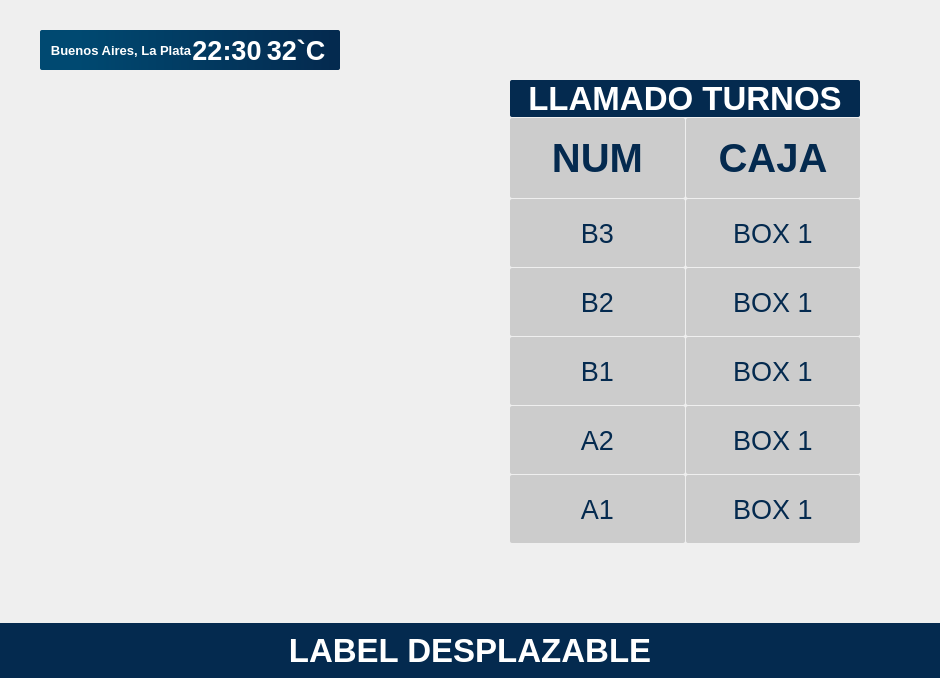
<?xml version="1.0" encoding="UTF-8"?>
<ui version="4.0">
 <class>MainWindow</class>
 <widget class="QMainWindow" name="MainWindow">
  <property name="geometry">
   <rect>
    <x>0</x>
    <y>0</y>
    <width>940</width>
    <height>678</height>
   </rect>
  </property>
  <property name="windowTitle">
   <string>MainWindow</string>
  </property>
  <property name="styleSheet">
   <string notr="true">#borde_top {
	background-color: qlineargradient(spread:pad, x1:0.977, y1:0.636409, x2:0.125, y2:0.636636, stop:0 rgba(4, 42, 79,255), stop:1 rgba(0, 73, 113,255));
	border-radius:2px;
}
#borde_top QLabel{
	color:white;
}

#widget{
	background-image: url(:/img/src/img/grisSinFondo.jpg);
}



#borde_imagen{
	border-image: url(:/img/src/img/fondo_sin.jpg);
	border-radius:10px;
}

#imagen{
	
	border-image: url(:/img/src/img/logo.jpeg);
	
}
#titulo_llamado{
	background-color: rgb(4, 42, 79);
	color:white;
	border-radius:2px;
}
#borde_turnos{
	

	border-radius:10px;
	
}

#box_titulo QLabel{
	background-color: rgb(204, 204, 204);

	color:	rgb(4, 42, 79);
	border-radius:2px;

}

#nums QLabel{
	background-color: rgb(204, 204, 204);

	color:	rgb(4, 42, 79);
	border-radius:2px;

}

#borde_bottom{
	background-color: rgb(4, 42, 79);
	color:white;
}
#borde_bottom QLabel{
	background-color: rgb(4, 42, 79);
	color:white;
}

</string>
  </property>
  <widget class="QWidget" name="centralwidget">
   <layout class="QVBoxLayout" name="verticalLayout">
    <property name="spacing">
     <number>0</number>
    </property>
    <property name="leftMargin">
     <number>0</number>
    </property>
    <property name="topMargin">
     <number>0</number>
    </property>
    <property name="rightMargin">
     <number>0</number>
    </property>
    <property name="bottomMargin">
     <number>0</number>
    </property>
    <item>
     <widget class="QWidget" name="widget" native="true">
      <layout class="QVBoxLayout" name="verticalLayout_2">
       <property name="spacing">
        <number>0</number>
       </property>
       <property name="leftMargin">
        <number>0</number>
       </property>
       <property name="topMargin">
        <number>0</number>
       </property>
       <property name="rightMargin">
        <number>0</number>
       </property>
       <property name="bottomMargin">
        <number>0</number>
       </property>
       <item>
        <widget class="QWidget" name="top_box" native="true">
         <property name="sizePolicy">
          <sizepolicy hsizetype="Preferred" vsizetype="Fixed">
           <horstretch>0</horstretch>
           <verstretch>0</verstretch>
          </sizepolicy>
         </property>
         <property name="minimumSize">
          <size>
           <width>0</width>
           <height>50</height>
          </size>
         </property>
         <layout class="QVBoxLayout" name="verticalLayout_12">
          <property name="leftMargin">
           <number>40</number>
          </property>
          <property name="topMargin">
           <number>30</number>
          </property>
          <property name="rightMargin">
           <number>600</number>
          </property>
          <property name="bottomMargin">
           <number>10</number>
          </property>
          <item>
           <widget class="QWidget" name="borde_top" native="true">
            <property name="sizePolicy">
             <sizepolicy hsizetype="Preferred" vsizetype="Preferred">
              <horstretch>0</horstretch>
              <verstretch>0</verstretch>
             </sizepolicy>
            </property>
            <property name="minimumSize">
             <size>
              <width>300</width>
              <height>40</height>
             </size>
            </property>
            <property name="maximumSize">
             <size>
              <width>400</width>
              <height>16777215</height>
             </size>
            </property>
            <layout class="QHBoxLayout" name="horizontalLayout_10">
             <property name="spacing">
              <number>0</number>
             </property>
             <property name="leftMargin">
              <number>10</number>
             </property>
             <property name="topMargin">
              <number>0</number>
             </property>
             <property name="rightMargin">
              <number>10</number>
             </property>
             <property name="bottomMargin">
              <number>0</number>
             </property>
             <item>
              <widget class="QLabel" name="city">
               <property name="font">
                <font>
                 <pointsize>10</pointsize>
                 <bold>true</bold>
                </font>
               </property>
               <property name="text">
                <string>Buenos Aires, La Plata</string>
               </property>
               <property name="alignment">
                <set>Qt::AlignCenter</set>
               </property>
              </widget>
             </item>
             <item>
              <widget class="QLabel" name="time">
               <property name="font">
                <font>
                 <pointsize>20</pointsize>
                 <bold>true</bold>
                </font>
               </property>
               <property name="text">
                <string>22:30</string>
               </property>
               <property name="alignment">
                <set>Qt::AlignCenter</set>
               </property>
              </widget>
             </item>
             <item>
              <widget class="QLabel" name="temp">
               <property name="font">
                <font>
                 <pointsize>20</pointsize>
                 <bold>true</bold>
                </font>
               </property>
               <property name="text">
                <string>32`C</string>
               </property>
               <property name="alignment">
                <set>Qt::AlignCenter</set>
               </property>
              </widget>
             </item>
            </layout>
           </widget>
          </item>
         </layout>
        </widget>
       </item>
       <item>
        <widget class="QWidget" name="fondo" native="true">
         <layout class="QHBoxLayout" name="horizontalLayout">
          <property name="spacing">
           <number>0</number>
          </property>
          <property name="leftMargin">
           <number>0</number>
          </property>
          <property name="topMargin">
           <number>0</number>
          </property>
          <property name="rightMargin">
           <number>0</number>
          </property>
          <property name="bottomMargin">
           <number>0</number>
          </property>
          <item>
           <widget class="QWidget" name="widget_5" native="true">
            <layout class="QVBoxLayout" name="verticalLayout_3">
             <property name="spacing">
              <number>0</number>
             </property>
             <property name="leftMargin">
              <number>40</number>
             </property>
             <property name="topMargin">
              <number>0</number>
             </property>
             <property name="rightMargin">
              <number>40</number>
             </property>
             <property name="bottomMargin">
              <number>100</number>
             </property>
             <item>
              <widget class="QWidget" name="borde_video" native="true">
               <property name="styleSheet">
                <string notr="true"/>
               </property>
               <layout class="QVBoxLayout" name="verticalLayout_4">
                <property name="leftMargin">
                 <number>15</number>
                </property>
                <property name="topMargin">
                 <number>25</number>
                </property>
                <property name="rightMargin">
                 <number>15</number>
                </property>
                <property name="bottomMargin">
                 <number>25</number>
                </property>
                <item>
                 <widget class="QWidget" name="videoWidget" native="true"/>
                </item>
               </layout>
              </widget>
             </item>
            </layout>
           </widget>
          </item>
          <item>
           <widget class="QWidget" name="widget_6" native="true">
            <layout class="QHBoxLayout" name="horizontalLayout_2">
             <property name="spacing">
              <number>0</number>
             </property>
             <property name="leftMargin">
              <number>20</number>
             </property>
             <property name="topMargin">
              <number>0</number>
             </property>
             <property name="rightMargin">
              <number>60</number>
             </property>
             <property name="bottomMargin">
              <number>60</number>
             </property>
             <item>
              <widget class="QWidget" name="borde_turnos" native="true">
               <layout class="QVBoxLayout" name="verticalLayout_5">
                <property name="spacing">
                 <number>0</number>
                </property>
                <property name="leftMargin">
                 <number>20</number>
                </property>
                <property name="topMargin">
                 <number>0</number>
                </property>
                <property name="rightMargin">
                 <number>20</number>
                </property>
                <property name="bottomMargin">
                 <number>20</number>
                </property>
                <item>
                 <widget class="QWidget" name="base_turnos" native="true">
                  <layout class="QVBoxLayout" name="verticalLayout_6">
                   <property name="spacing">
                    <number>0</number>
                   </property>
                   <property name="leftMargin">
                    <number>0</number>
                   </property>
                   <property name="topMargin">
                    <number>0</number>
                   </property>
                   <property name="rightMargin">
                    <number>0</number>
                   </property>
                   <property name="bottomMargin">
                    <number>0</number>
                   </property>
                   <item>
                    <widget class="QWidget" name="base_titulo" native="true">
                     <property name="sizePolicy">
                      <sizepolicy hsizetype="Preferred" vsizetype="Fixed">
                       <horstretch>0</horstretch>
                       <verstretch>0</verstretch>
                      </sizepolicy>
                     </property>
                     <property name="minimumSize">
                      <size>
                       <width>0</width>
                       <height>50</height>
                      </size>
                     </property>
                     <layout class="QVBoxLayout" name="verticalLayout_10">
                      <property name="spacing">
                       <number>1</number>
                      </property>
                      <property name="leftMargin">
                       <number>0</number>
                      </property>
                      <property name="topMargin">
                       <number>0</number>
                      </property>
                      <property name="rightMargin">
                       <number>0</number>
                      </property>
                      <property name="bottomMargin">
                       <number>1</number>
                      </property>
                      <item>
                       <widget class="QLabel" name="titulo_llamado">
                        <property name="font">
                         <font>
                          <pointsize>25</pointsize>
                          <bold>true</bold>
                         </font>
                        </property>
                        <property name="text">
                         <string>LLAMADO TURNOS</string>
                        </property>
                        <property name="alignment">
                         <set>Qt::AlignCenter</set>
                        </property>
                       </widget>
                      </item>
                      <item>
                       <widget class="QWidget" name="box_titulo" native="true">
                        <property name="minimumSize">
                         <size>
                          <width>0</width>
                          <height>80</height>
                         </size>
                        </property>
                        <layout class="QHBoxLayout" name="horizontalLayout_4">
                         <property name="spacing">
                          <number>1</number>
                         </property>
                         <property name="leftMargin">
                          <number>0</number>
                         </property>
                         <property name="topMargin">
                          <number>0</number>
                         </property>
                         <property name="rightMargin">
                          <number>0</number>
                         </property>
                         <property name="bottomMargin">
                          <number>0</number>
                         </property>
                         <item>
                          <widget class="QWidget" name="box_num" native="true">
                           <layout class="QVBoxLayout" name="verticalLayout_8">
                            <property name="spacing">
                             <number>0</number>
                            </property>
                            <property name="leftMargin">
                             <number>0</number>
                            </property>
                            <property name="topMargin">
                             <number>0</number>
                            </property>
                            <property name="rightMargin">
                             <number>0</number>
                            </property>
                            <property name="bottomMargin">
                             <number>0</number>
                            </property>
                            <item>
                             <widget class="QLabel" name="label_num">
                              <property name="font">
                               <font>
                                <pointsize>30</pointsize>
                                <bold>true</bold>
                               </font>
                              </property>
                              <property name="text">
                               <string>NUM</string>
                              </property>
                              <property name="alignment">
                               <set>Qt::AlignCenter</set>
                              </property>
                             </widget>
                            </item>
                           </layout>
                          </widget>
                         </item>
                         <item>
                          <widget class="QWidget" name="box_caja" native="true">
                           <layout class="QVBoxLayout" name="verticalLayout_9">
                            <property name="leftMargin">
                             <number>0</number>
                            </property>
                            <property name="topMargin">
                             <number>0</number>
                            </property>
                            <property name="rightMargin">
                             <number>0</number>
                            </property>
                            <property name="bottomMargin">
                             <number>0</number>
                            </property>
                            <item>
                             <widget class="QLabel" name="label_caja">
                              <property name="font">
                               <font>
                                <pointsize>30</pointsize>
                                <bold>true</bold>
                               </font>
                              </property>
                              <property name="text">
                               <string>CAJA</string>
                              </property>
                              <property name="alignment">
                               <set>Qt::AlignCenter</set>
                              </property>
                             </widget>
                            </item>
                           </layout>
                          </widget>
                         </item>
                        </layout>
                       </widget>
                      </item>
                     </layout>
                    </widget>
                   </item>
                   <item>
                    <widget class="QWidget" name="base_nums" native="true">
                     <layout class="QHBoxLayout" name="horizontalLayout_3">
                      <property name="spacing">
                       <number>0</number>
                      </property>
                      <property name="leftMargin">
                       <number>0</number>
                      </property>
                      <property name="topMargin">
                       <number>0</number>
                      </property>
                      <property name="rightMargin">
                       <number>0</number>
                      </property>
                      <property name="bottomMargin">
                       <number>0</number>
                      </property>
                      <item>
                       <widget class="QWidget" name="nums" native="true">
                        <property name="font">
                         <font>
                          <pointsize>20</pointsize>
                         </font>
                        </property>
                        <layout class="QVBoxLayout" name="verticalLayout_7">
                         <property name="spacing">
                          <number>1</number>
                         </property>
                         <property name="leftMargin">
                          <number>0</number>
                         </property>
                         <property name="topMargin">
                          <number>0</number>
                         </property>
                         <property name="rightMargin">
                          <number>0</number>
                         </property>
                         <property name="bottomMargin">
                          <number>0</number>
                         </property>
                         <item>
                          <widget class="QWidget" name="box_1" native="true">
                           <layout class="QHBoxLayout" name="horizontalLayout_5">
                            <property name="spacing">
                             <number>1</number>
                            </property>
                            <property name="leftMargin">
                             <number>0</number>
                            </property>
                            <property name="topMargin">
                             <number>0</number>
                            </property>
                            <property name="rightMargin">
                             <number>0</number>
                            </property>
                            <property name="bottomMargin">
                             <number>0</number>
                            </property>
                            <item>
                             <widget class="QLabel" name="num1">
                              <property name="font">
                               <font>
                                <pointsize>20</pointsize>
                               </font>
                              </property>
                              <property name="text">
                               <string>B3</string>
                              </property>
                              <property name="alignment">
                               <set>Qt::AlignCenter</set>
                              </property>
                             </widget>
                            </item>
                            <item>
                             <widget class="QLabel" name="caja1">
                              <property name="font">
                               <font>
                                <pointsize>20</pointsize>
                                <bold>false</bold>
                               </font>
                              </property>
                              <property name="text">
                               <string>BOX 1</string>
                              </property>
                              <property name="alignment">
                               <set>Qt::AlignCenter</set>
                              </property>
                             </widget>
                            </item>
                           </layout>
                          </widget>
                         </item>
                         <item>
                          <widget class="QWidget" name="box_2" native="true">
                           <layout class="QHBoxLayout" name="horizontalLayout_6">
                            <property name="spacing">
                             <number>1</number>
                            </property>
                            <property name="leftMargin">
                             <number>0</number>
                            </property>
                            <property name="topMargin">
                             <number>0</number>
                            </property>
                            <property name="rightMargin">
                             <number>0</number>
                            </property>
                            <property name="bottomMargin">
                             <number>0</number>
                            </property>
                            <item>
                             <widget class="QLabel" name="num2">
                              <property name="font">
                               <font>
                                <pointsize>20</pointsize>
                               </font>
                              </property>
                              <property name="text">
                               <string>B2</string>
                              </property>
                              <property name="alignment">
                               <set>Qt::AlignCenter</set>
                              </property>
                             </widget>
                            </item>
                            <item>
                             <widget class="QLabel" name="caja2">
                              <property name="font">
                               <font>
                                <pointsize>20</pointsize>
                               </font>
                              </property>
                              <property name="text">
                               <string>BOX 1</string>
                              </property>
                              <property name="alignment">
                               <set>Qt::AlignCenter</set>
                              </property>
                             </widget>
                            </item>
                           </layout>
                          </widget>
                         </item>
                         <item>
                          <widget class="QWidget" name="box_3" native="true">
                           <layout class="QHBoxLayout" name="horizontalLayout_7">
                            <property name="spacing">
                             <number>1</number>
                            </property>
                            <property name="leftMargin">
                             <number>0</number>
                            </property>
                            <property name="topMargin">
                             <number>0</number>
                            </property>
                            <property name="rightMargin">
                             <number>0</number>
                            </property>
                            <property name="bottomMargin">
                             <number>0</number>
                            </property>
                            <item>
                             <widget class="QLabel" name="num3">
                              <property name="font">
                               <font>
                                <pointsize>20</pointsize>
                               </font>
                              </property>
                              <property name="text">
                               <string>B1</string>
                              </property>
                              <property name="alignment">
                               <set>Qt::AlignCenter</set>
                              </property>
                             </widget>
                            </item>
                            <item>
                             <widget class="QLabel" name="caja3">
                              <property name="font">
                               <font>
                                <pointsize>20</pointsize>
                               </font>
                              </property>
                              <property name="text">
                               <string>BOX 1</string>
                              </property>
                              <property name="alignment">
                               <set>Qt::AlignCenter</set>
                              </property>
                             </widget>
                            </item>
                           </layout>
                          </widget>
                         </item>
                         <item>
                          <widget class="QWidget" name="box_4" native="true">
                           <layout class="QHBoxLayout" name="horizontalLayout_8">
                            <property name="spacing">
                             <number>1</number>
                            </property>
                            <property name="leftMargin">
                             <number>0</number>
                            </property>
                            <property name="topMargin">
                             <number>0</number>
                            </property>
                            <property name="rightMargin">
                             <number>0</number>
                            </property>
                            <property name="bottomMargin">
                             <number>0</number>
                            </property>
                            <item>
                             <widget class="QLabel" name="num4">
                              <property name="font">
                               <font>
                                <pointsize>20</pointsize>
                               </font>
                              </property>
                              <property name="text">
                               <string>A2</string>
                              </property>
                              <property name="alignment">
                               <set>Qt::AlignCenter</set>
                              </property>
                             </widget>
                            </item>
                            <item>
                             <widget class="QLabel" name="caja4">
                              <property name="font">
                               <font>
                                <pointsize>20</pointsize>
                               </font>
                              </property>
                              <property name="text">
                               <string>BOX 1</string>
                              </property>
                              <property name="alignment">
                               <set>Qt::AlignCenter</set>
                              </property>
                             </widget>
                            </item>
                           </layout>
                          </widget>
                         </item>
                         <item>
                          <widget class="QWidget" name="box_5" native="true">
                           <layout class="QHBoxLayout" name="horizontalLayout_9">
                            <property name="spacing">
                             <number>1</number>
                            </property>
                            <property name="leftMargin">
                             <number>0</number>
                            </property>
                            <property name="topMargin">
                             <number>0</number>
                            </property>
                            <property name="rightMargin">
                             <number>0</number>
                            </property>
                            <property name="bottomMargin">
                             <number>0</number>
                            </property>
                            <item>
                             <widget class="QLabel" name="num5">
                              <property name="font">
                               <font>
                                <pointsize>20</pointsize>
                               </font>
                              </property>
                              <property name="text">
                               <string>A1</string>
                              </property>
                              <property name="alignment">
                               <set>Qt::AlignCenter</set>
                              </property>
                             </widget>
                            </item>
                            <item>
                             <widget class="QLabel" name="caja5">
                              <property name="font">
                               <font>
                                <pointsize>20</pointsize>
                               </font>
                              </property>
                              <property name="text">
                               <string>BOX 1</string>
                              </property>
                              <property name="alignment">
                               <set>Qt::AlignCenter</set>
                              </property>
                             </widget>
                            </item>
                           </layout>
                          </widget>
                         </item>
                        </layout>
                       </widget>
                      </item>
                     </layout>
                    </widget>
                   </item>
                  </layout>
                 </widget>
                </item>
               </layout>
              </widget>
             </item>
            </layout>
           </widget>
          </item>
         </layout>
        </widget>
       </item>
       <item>
        <widget class="QWidget" name="borde_bottom" native="true">
         <property name="sizePolicy">
          <sizepolicy hsizetype="Preferred" vsizetype="Fixed">
           <horstretch>0</horstretch>
           <verstretch>0</verstretch>
          </sizepolicy>
         </property>
         <property name="minimumSize">
          <size>
           <width>0</width>
           <height>50</height>
          </size>
         </property>
         <layout class="QVBoxLayout" name="verticalLayout_11">
          <item>
           <widget class="QLabel" name="labelDesplazable">
            <property name="font">
             <font>
              <pointsize>25</pointsize>
              <bold>true</bold>
             </font>
            </property>
            <property name="text">
             <string>LABEL DESPLAZABLE</string>
            </property>
            <property name="alignment">
             <set>Qt::AlignCenter</set>
            </property>
           </widget>
          </item>
         </layout>
        </widget>
       </item>
      </layout>
     </widget>
    </item>
   </layout>
  </widget>
 </widget>
 <resources>
  <include location="../Ticketera/pantalla1.qrc"/>
 </resources>
 <connections/>
</ui>
